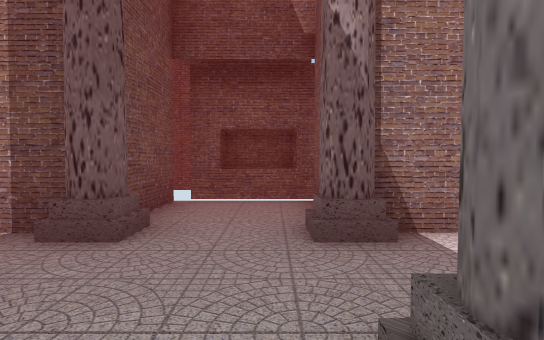
View 1 (above)

24 first-person views from a walk through a Unity game level. The camera is 1.5 m above the floor, tilts 2° down and sees 80° across. The floor is counted in squares, 2 m on a side. Each view is taken from the middle of a square. On the plan, view 1 faces up. The plan holds only what a view shows up to about 11 squares ahead; the rest is blank. The place goes on beyond the plan. The player character is not drawn. Some animated figures are left out.

View 2
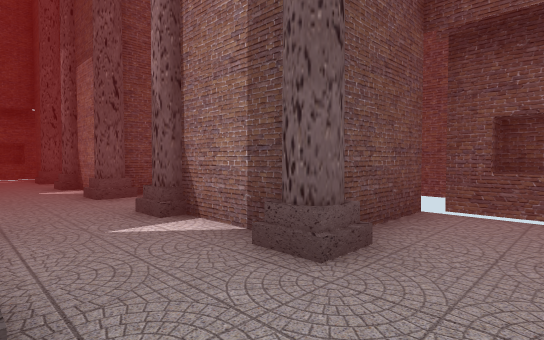

View 3
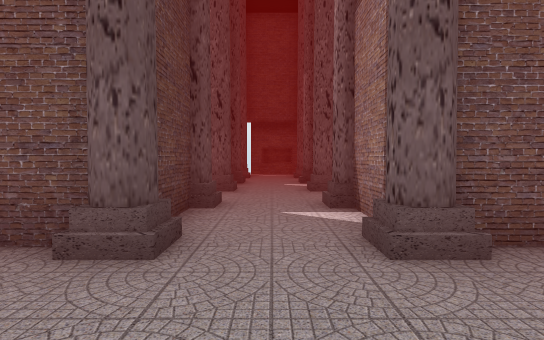

View 4
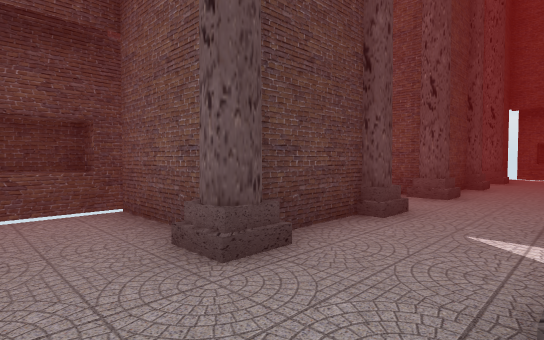

View 5
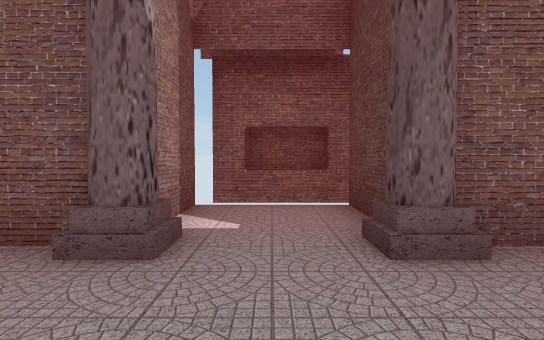

View 6
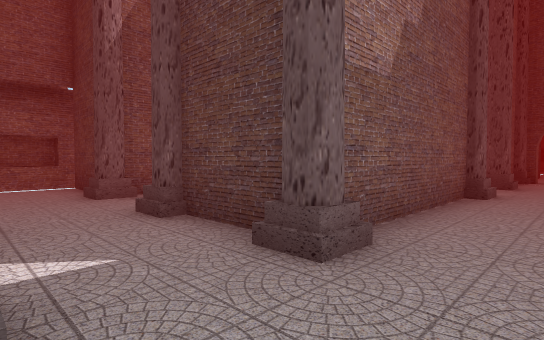

View 7
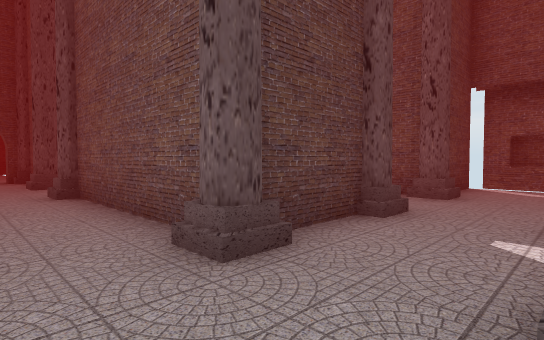

View 8
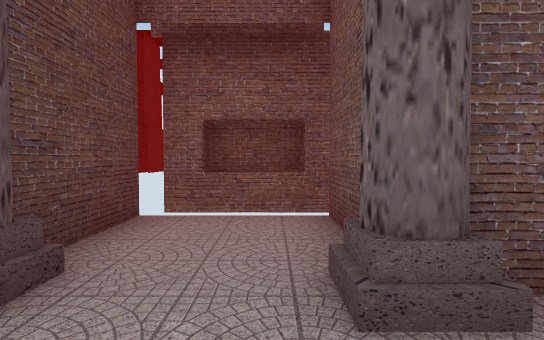

View 9
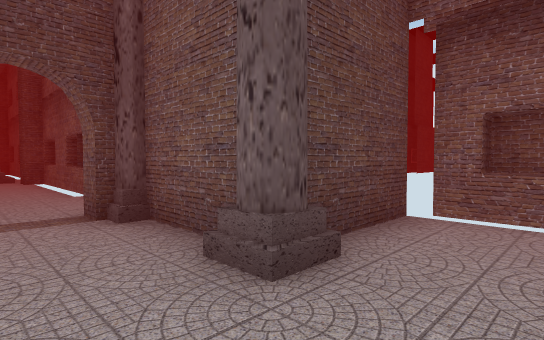

View 10
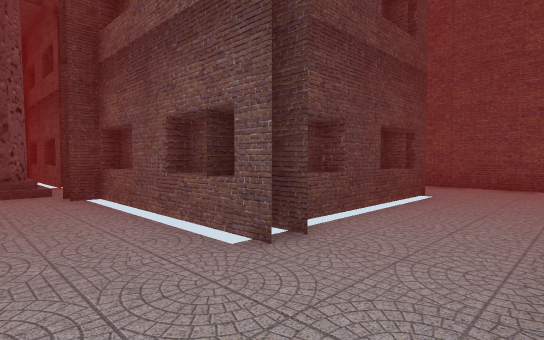

View 11
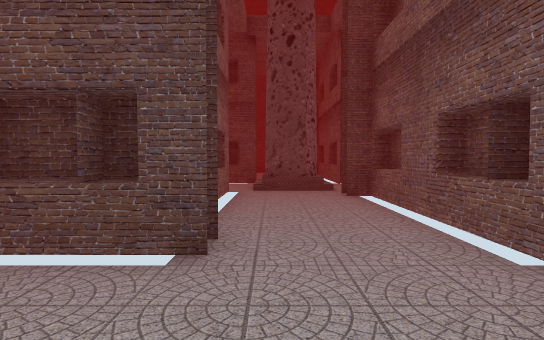

View 12
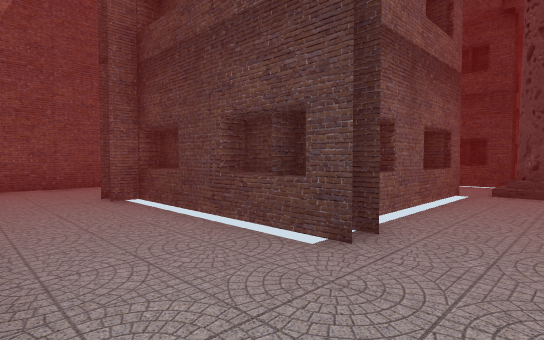

View 13
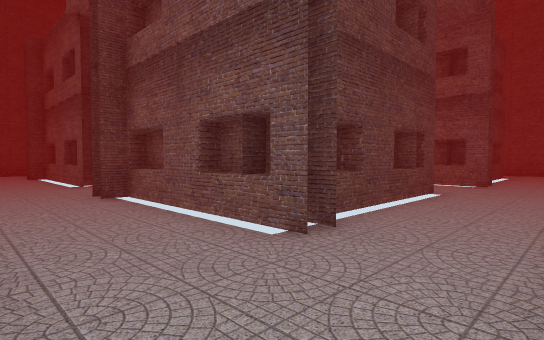

View 14
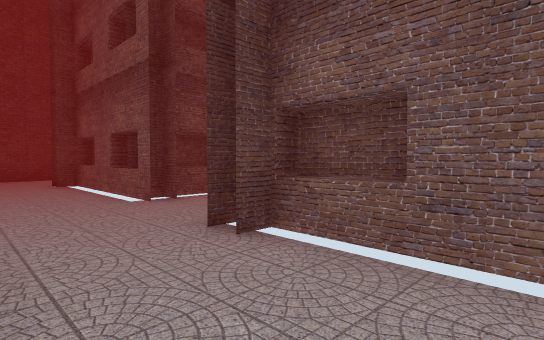

View 15
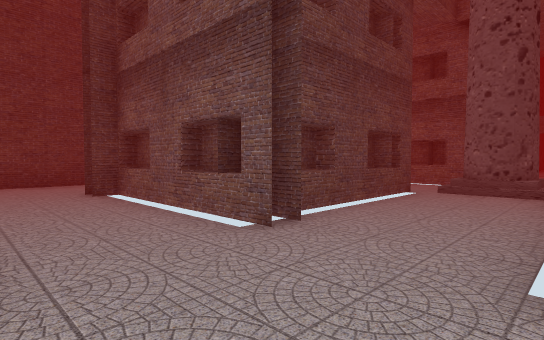

View 16
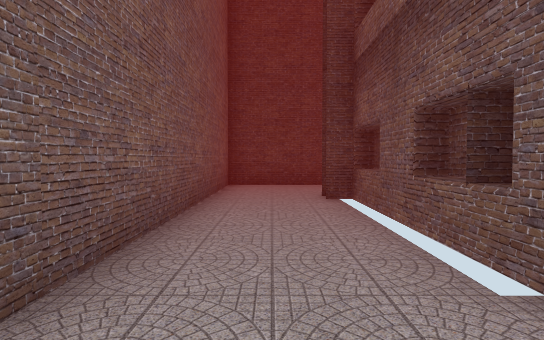

View 17
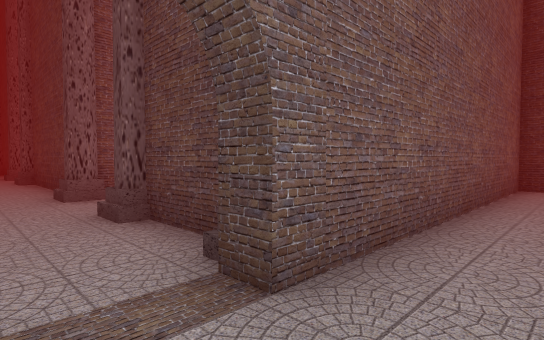

View 18
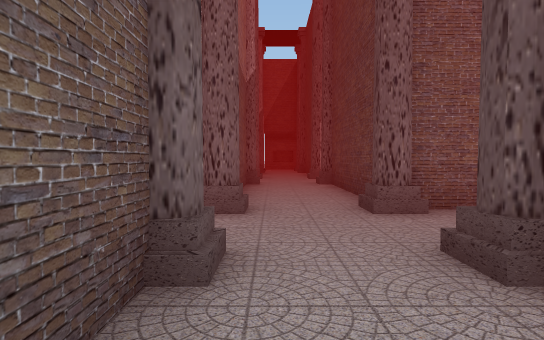

View 19
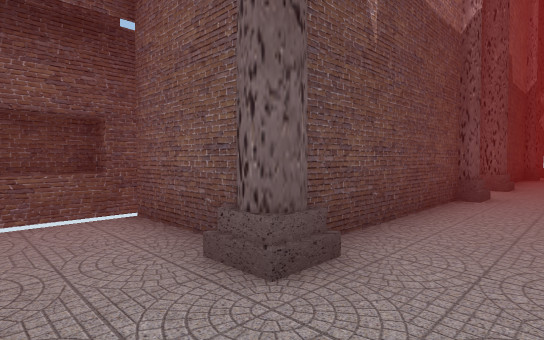

View 20
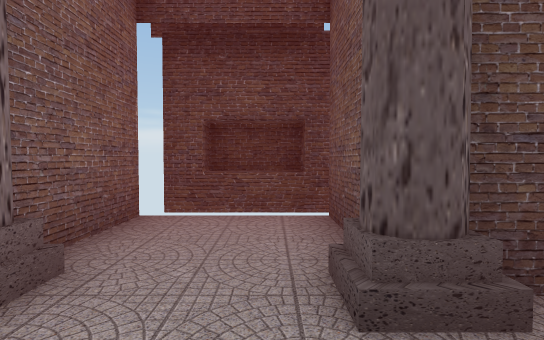

View 21
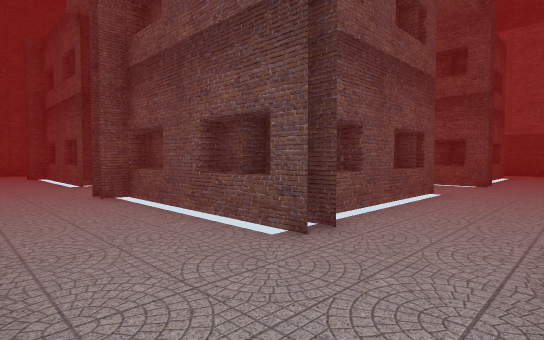

View 22
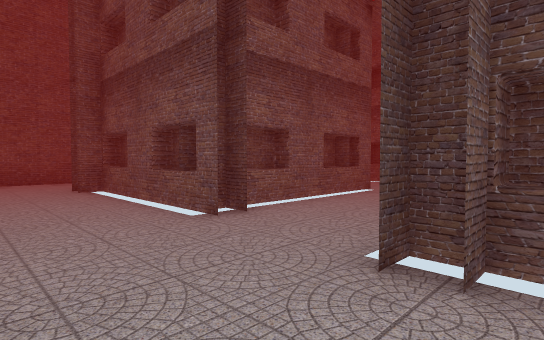

View 23
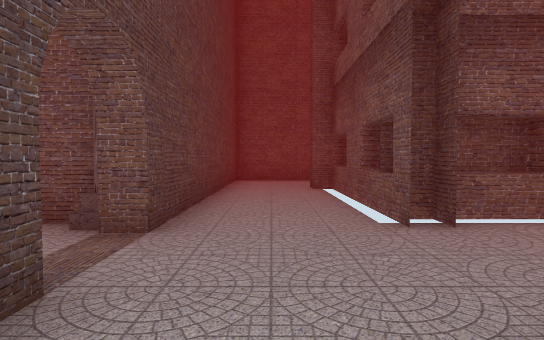

View 24
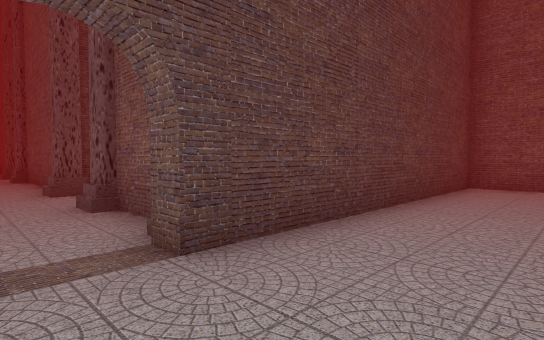

### Floor plan
Key: @ floor where view 1 was taken; # wall or solid block; x gap in a wall; . floor.
Columns run from 15 left of view 1 to 14 right of it. Each row starts with its distance up from view 1.
  6              ####
  5              #..#
  4       ###. ###..##x
  3   .#..#.#..#.#..#..x
  2 #..................#
  1 x..#..#.#..#.#..#..#
  0  x##. ###..###.@##x
 -1         #..# #..
 -2         #..# ###
 -3         #..#
 -4      #x##..#
 -5      #.....
 -6      #......
 -7      #x##..#
 -8         #..#
 -9         #..#
-10      ..............
-11 #..................#
-12 #..................#
-13 #.. #####..#####...#
-14         #..#   #...   ###
-15         #..#   #...   ..x
-16         #..#   #...   ..#
-17        ##..#   #... ##..######
-18        ..##...................
-19         .##...................
-20        ##..#####...###..######
-21        ##..##  #...# #..#
-22         #..    #...# x..x
-23         #..    #...# ####
-24 #   #####..#####...#
-25 #..................#
-26 #..................#
-27 #..................#
-28 #########..#   #####
-29         #..
-30         #..
-31          .
-32         ..
-33         #.
-34         #.
-35         #.
-36         #.
-37         #.
-38         #.

Positions as (right, up) in squares from view 1, and headings:
1: (0, 0), facing up
2: (0, 1), facing up-left
3: (1, 2), facing left
4: (0, 3), facing down-left
5: (-2, 2), facing right
6: (-6, 3), facing down-right
7: (-5, 3), facing down-left
8: (-5, -5), facing left
9: (-5, -5), facing down-left
10: (-5, -10), facing down-left
11: (-5, -10), facing down
12: (-6, -10), facing down-right
13: (3, -10), facing down-left
14: (3, -14), facing down-left
15: (3, -17), facing down-left
16: (2, -18), facing down
17: (2, -18), facing down-right
18: (4, -18), facing right
19: (7, -19), facing up-right
20: (7, -18), facing down
21: (3, -27), facing up-left
22: (-3, -27), facing up-left
23: (-3, -26), facing left
24: (-5, -25), facing down-left
